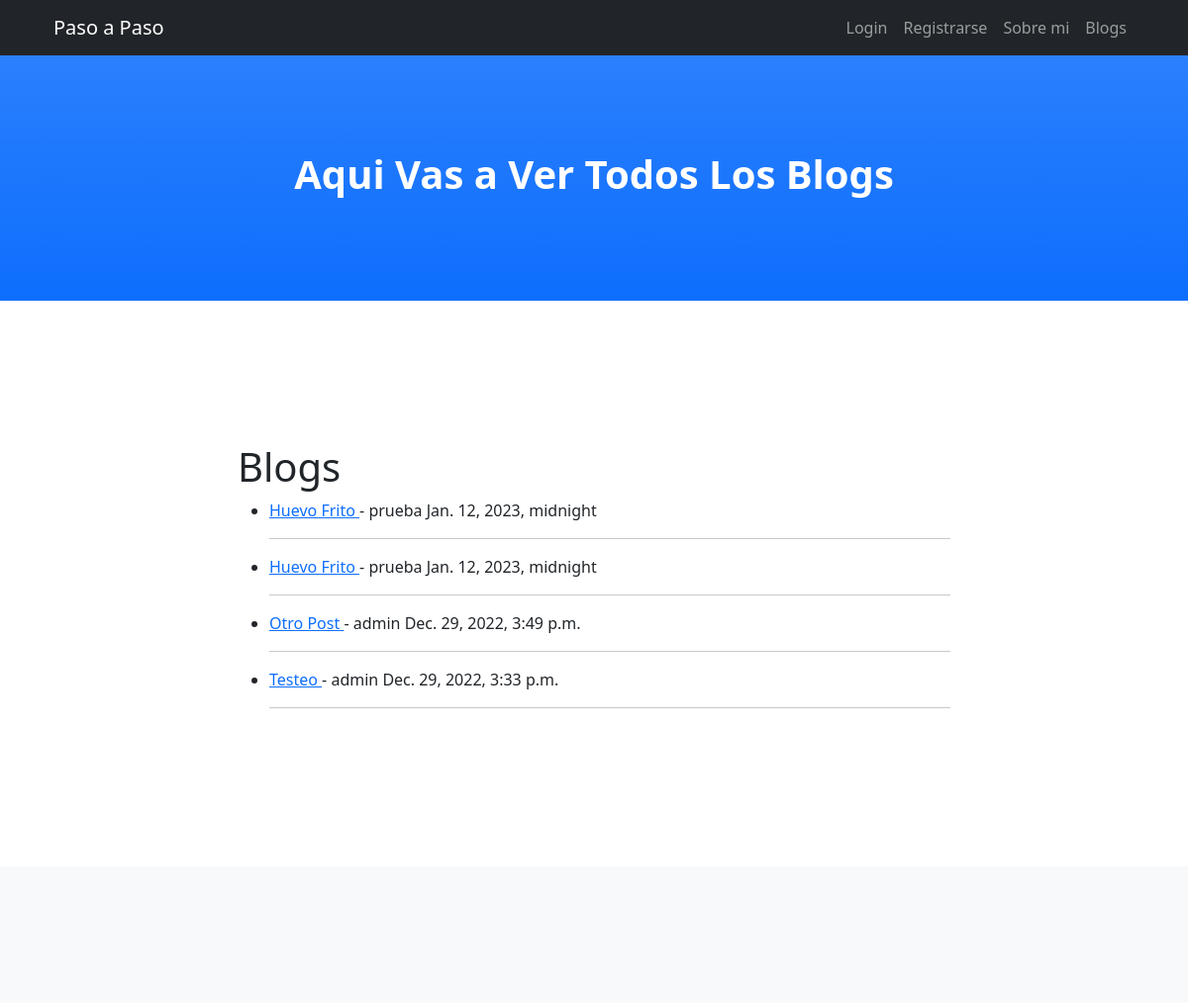
Page /leermas (upper part) on the earlier database version.
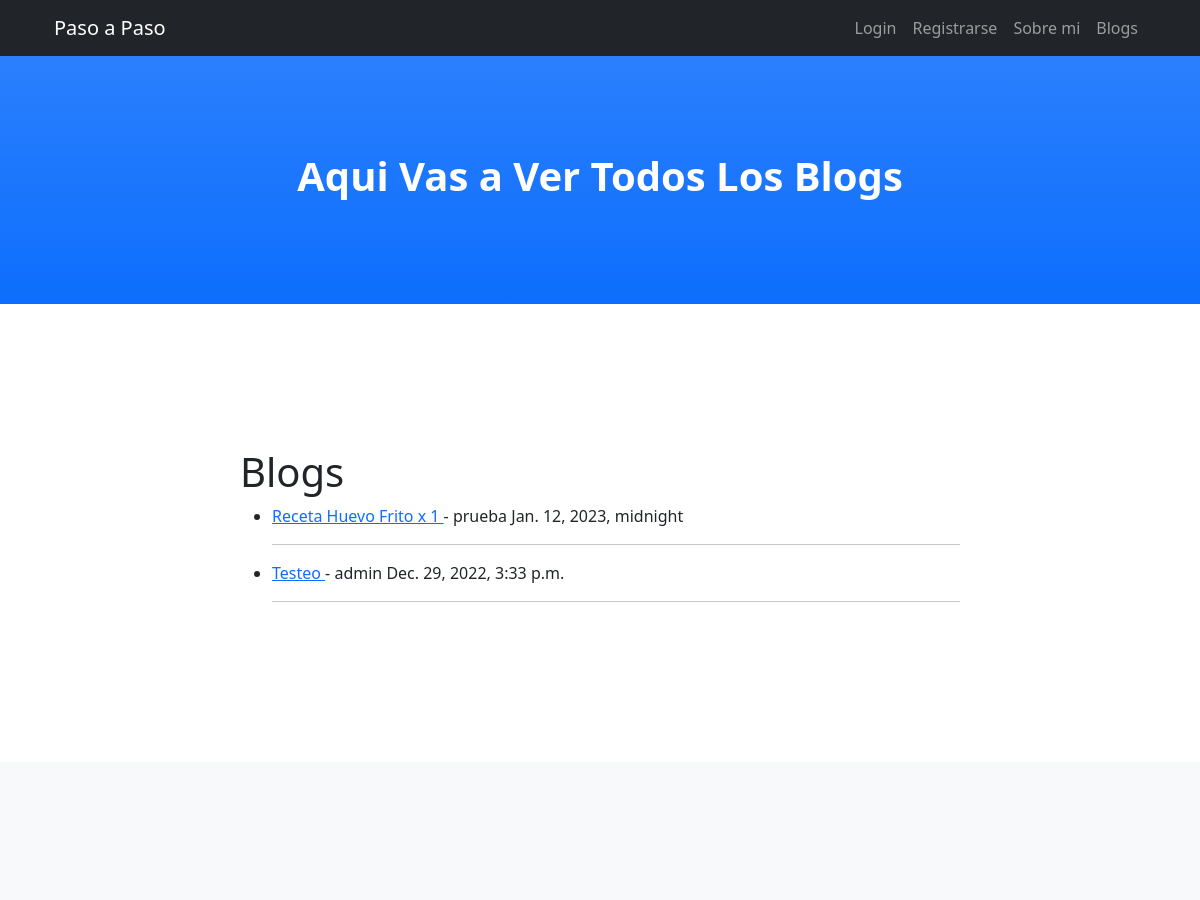
Same page on the later database version.
### Blog/models.py (models this page shows, shortened)
class Blog(models.Model):
    titulo = models.CharField(max_length=200)
    subtitulo = models.CharField(max_length=200, blank=True) #Opcional, por eso blank=true
    cuerpo = RichTextUploadingField(blank=True, null=True)
    autor = models.ForeignKey(User, on_delete=models.CASCADE) #Borra posts si el autor/user es borrado
    fecha = models.DateTimeField() #Fecha de Publicacion
    imagen = models.ImageField(upload_to='media', blank=True) #Directorio donde se va a guardar

### Blog/views.py (the view)
# urls.py: path("leermas",ListaBlogs,name="LeerMas"),
def ListaBlogs(request): #Lista de Blogs
    blogs = Blog.objects.all().order_by('-fecha')
    return render(request, 'leermas.html', {'blogs':blogs})

### Blog/templates/leermas.html (shortened to what this page needs)
{% extends "index.html" %}
{% load static %}
{% block titulo %}
Aqui Vas a Ver Todos Los Blogs
{% endblock %}
{% block contenido %}
<h1>Blogs</h1>
<ul>
{% for blog in blogs %}
    <li><a href="{% url "DetalleBlog" blog.pk %}">
    {{ blog.titulo | safe}} </a> -
    {{ blog.autor }}
    {{ blog.fecha }} <br/>
    <hr>
    {% endfor %}
</ul>
{% endblock %}

Differences in the rows shown:
removed Blog: titulo "Huevo Frito", autor "prueba", fecha "Jan. 12, 2023, midnight"
removed Blog: titulo "Otro Post", autor "admin", fecha "Dec. 29, 2022, 3:49 p.m."
changed Blog "prueba": titulo "Huevo Frito" → "Receta Huevo Frito x 1"
